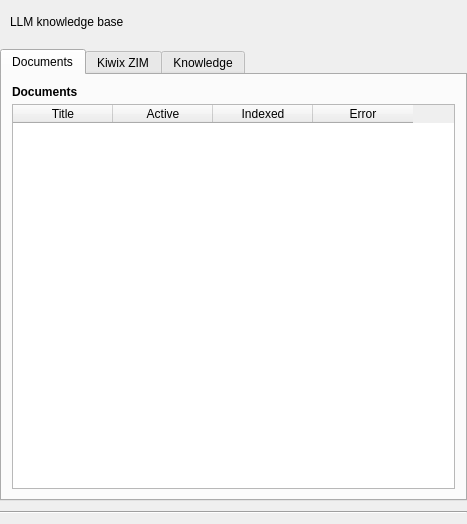
<?xml version="1.0" encoding="UTF-8"?>
<ui version="4.0">
 <class>documents</class>
 <widget class="QWidget" name="documents">
  <property name="geometry">
   <rect>
    <x>0</x>
    <y>0</y>
    <width>467</width>
    <height>524</height>
   </rect>
  </property>
  <property name="windowTitle">
   <string>Documents</string>
  </property>
  <layout class="QGridLayout" name="gridLayout">
   <property name="leftMargin">
    <number>0</number>
   </property>
   <property name="topMargin">
    <number>0</number>
   </property>
   <property name="rightMargin">
    <number>0</number>
   </property>
   <property name="bottomMargin">
    <number>0</number>
   </property>
   <property name="horizontalSpacing">
    <number>0</number>
   </property>
   <property name="verticalSpacing">
    <number>10</number>
   </property>
   <item row="2" column="0">
    <layout class="QVBoxLayout" name="verticalLayout">
     <property name="spacing">
      <number>10</number>
     </property>
     <property name="leftMargin">
      <number>10</number>
     </property>
     <property name="topMargin">
      <number>15</number>
     </property>
     <property name="rightMargin">
      <number>10</number>
     </property>
     <property name="bottomMargin">
      <number>10</number>
     </property>
     <item>
      <widget class="QLabel" name="label">
       <property name="text">
        <string>LLM knowledge base</string>
       </property>
      </widget>
     </item>
    </layout>
   </item>
  <item row="3" column="0">
    <widget class="QTabWidget" name="tabWidget">
     <property name="currentIndex">
      <number>0</number>
     </property>
     <widget class="QWidget" name="tabDocuments">
      <attribute name="title">
       <string>Documents</string>
      </attribute>
      <layout class="QVBoxLayout" name="verticalLayoutDocuments">
       <property name="spacing">
        <number>10</number>
       </property>
       <property name="leftMargin">
        <number>10</number>
       </property>
       <property name="topMargin">
        <number>10</number>
       </property>
       <property name="rightMargin">
        <number>10</number>
       </property>
       <property name="bottomMargin">
        <number>10</number>
       </property>
    <item>
     <widget class="QWidget" name="documentsStatusWidget" native="true">
      <layout class="QVBoxLayout" name="verticalLayoutDocumentsStatus">
       <property name="spacing">
        <number>5</number>
       </property>
       <property name="leftMargin">
        <number>0</number>
       </property>
       <property name="topMargin">
        <number>0</number>
       </property>
       <property name="rightMargin">
        <number>0</number>
       </property>
       <property name="bottomMargin">
        <number>0</number>
       </property>
       <item>
        <widget class="QLabel" name="labelDocuments">
         <property name="styleSheet">
          <string>font-weight: bold;</string>
         </property>
         <property name="text">
          <string>Documents</string>
         </property>
        </widget>
       </item>
       <item>
        <widget class="QTableWidget" name="documentsTableWidget">
         <property name="dragEnabled">
          <bool>true</bool>
         </property>
         <property name="dragDropMode">
          <enum>QAbstractItemView::DragDropMode::DragDrop</enum>
         </property>
         <property name="selectionMode">
          <enum>QAbstractItemView::SelectionMode::ExtendedSelection</enum>
         </property>
         <property name="selectionBehavior">
          <enum>QAbstractItemView::SelectionBehavior::SelectRows</enum>
         </property>
         <property name="sortingEnabled">
          <bool>true</bool>
         </property>
         <property name="columnCount">
          <number>4</number>
         </property>
         <column>
          <property name="text">
        <string>Title</string>
          </property>
         </column>
         <column>
          <property name="text">
        <string>Active</string>
          </property>
         </column>
         <column>
          <property name="text">
        <string>Indexed</string>
          </property>
         </column>
         <column>
          <property name="text">
        <string>Error</string>
          </property>
         </column>
        </widget>
       </item>
      </layout>
     </widget>
    </item>
      </layout>
     </widget>
     <widget class="QWidget" name="tabZim">
      <attribute name="title">
       <string>Kiwix ZIM</string>
      </attribute>
      <layout class="QVBoxLayout" name="verticalLayoutZim">
       <item>
        <widget class="QSplitter" name="splitter">
         <property name="orientation">
          <enum>Qt::Orientation::Vertical</enum>
         </property>
         <widget class="QWidget" name="remoteZimWidget">
          <layout class="QVBoxLayout" name="verticalLayoutRemote">
           <item>
            <widget class="QLabel" name="labelRemote">
             <property name="text">
              <string>Kiwix Library Search Results</string>
             </property>
             <property name="alignment">
              <set>Qt::AlignmentFlag::AlignLeading|Qt::AlignmentFlag::AlignLeft|Qt::AlignmentFlag::AlignVCenter</set>
             </property>
            </widget>
           </item>
           <item>
            <layout class="QHBoxLayout" name="kiwixSearchLayout">
             <item>
              <widget class="QLineEdit" name="kiwixSearchBar">
               <property name="placeholderText">
                <string>Search Kiwix Library (title, keyword, language code)...</string>
               </property>
              </widget>
             </item>
             <item>
              <widget class="QLabel" name="kiwixLangLabel">
               <property name="text">
                <string>Lang:</string>
               </property>
              </widget>
             </item>
             <item>
              <widget class="QComboBox" name="kiwixLangCombo">
               <item>
                <property name="text">
                 <string>eng</string>
                </property>
               </item>
               <item>
                <property name="text">
                 <string>all</string>
                </property>
               </item>
              </widget>
             </item>
             <item>
              <widget class="QPushButton" name="kiwixSearchButton">
               <property name="text">
                <string>Search</string>
               </property>
              </widget>
             </item>
            </layout>
           </item>
           <item>
            <widget class="QListWidget" name="listRemoteZims"/>
           </item>
          </layout>
         </widget>
         <widget class="QWidget" name="localZimWidget">
          <layout class="QVBoxLayout" name="verticalLayoutLocal">
           <property name="topMargin">
            <number>10</number>
           </property>
           <item>
            <widget class="QLabel" name="labelLocal">
             <property name="text">
              <string>Local ZIM Files</string>
             </property>
             <property name="alignment">
              <set>Qt::AlignmentFlag::AlignLeading|Qt::AlignmentFlag::AlignLeft|Qt::AlignmentFlag::AlignVCenter</set>
             </property>
            </widget>
           </item>
           <item>
            <widget class="QListWidget" name="listLocalZims"/>
           </item>
          </layout>
         </widget>
        </widget>
       </item>
      </layout>
     </widget>
     <widget class="QWidget" name="tabKnowledge">
      <attribute name="title">
       <string>Knowledge</string>
      </attribute>
      <layout class="QVBoxLayout" name="verticalLayoutKnowledge">
       <property name="spacing">
        <number>0</number>
       </property>
       <property name="leftMargin">
        <number>0</number>
       </property>
       <property name="topMargin">
        <number>0</number>
       </property>
       <property name="rightMargin">
        <number>0</number>
       </property>
       <property name="bottomMargin">
        <number>0</number>
       </property>
       <item>
        <widget class="QWidget" name="knowledgeFolderContainer" native="true">
         <layout class="QVBoxLayout" name="knowledgeFolderLayout">
          <property name="spacing">
           <number>0</number>
          </property>
          <property name="leftMargin">
           <number>0</number>
          </property>
          <property name="topMargin">
           <number>0</number>
          </property>
          <property name="rightMargin">
           <number>0</number>
          </property>
          <property name="bottomMargin">
           <number>0</number>
          </property>
         </layout>
        </widget>
       </item>
      </layout>
     </widget>
    </widget>
   </item>
  <item row="4" column="0">
    <widget class="Line" name="line">
     <property name="orientation">
      <enum>Qt::Orientation::Horizontal</enum>
     </property>
    </widget>
   </item>
  <item row="5" column="0">
    <widget class="KnowledgeBasePanelWidget" name="knowledge_base_panel_widget" native="true"/>
   </item>
  </layout>
 </widget>
 <customwidgets>
  <customwidget>
   <class>KnowledgeBasePanelWidget</class>
   <extends>QWidget</extends>
   <header>airunner.components.documents.gui.widgets.knowledge_base_panel_widget</header>
   <container>1</container>
  </customwidget>
 </customwidgets>
 <resources/>
 <connections/>
</ui>
